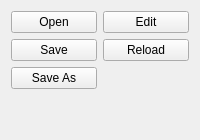
      <widget class="QWidget" name="tab_10">
       <attribute name="title">
        <string>File</string>
       </attribute>
       <layout class="QGridLayout" name="gridLayout_16">
        <item row="2" column="0">
         <widget class="QPushButton" name="save_as_pb">
          <property name="text">
           <string>Save As</string>
          </property>
         </widget>
        </item>
        <item row="1" column="0">
         <widget class="QPushButton" name="save_pb">
          <property name="text">
           <string>Save</string>
          </property>
         </widget>
        </item>
        <item row="3" column="0">
         <spacer name="verticalSpacer_2">
          <property name="orientation">
           <enum>Qt::Vertical</enum>
          </property>
          <property name="sizeHint" stdset="0">
           <size>
            <width>20</width>
            <height>40</height>
           </size>
          </property>
         </spacer>
        </item>
        <item row="0" column="0">
         <widget class="QPushButton" name="open_pb">
          <property name="text">
           <string>Open</string>
          </property>
         </widget>
        </item>
        <item row="0" column="1">
         <widget class="QPushButton" name="edit_pb">
          <property name="text">
           <string>Edit</string>
          </property>
         </widget>
        </item>
        <item row="1" column="1">
         <widget class="QPushButton" name="reload_pb">
          <property name="text">
           <string>Reload</string>
          </property>
         </widget>
        </item>
       </layout>
      </widget>
